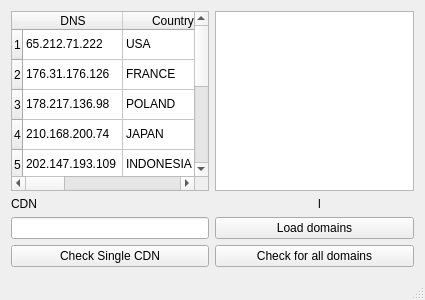
<?xml version="1.0" encoding="UTF-8"?>
<ui version="4.0">
 <class>MainWindow</class>
 <widget class="QMainWindow" name="MainWindow">
  <property name="geometry">
   <rect>
    <x>0</x>
    <y>0</y>
    <width>425</width>
    <height>300</height>
   </rect>
  </property>
  <property name="maximumSize">
   <size>
    <width>16777215</width>
    <height>16777215</height>
   </size>
  </property>
  <property name="windowTitle">
   <string>MainWindow</string>
  </property>
  <widget class="QWidget" name="centralWidget">
   <layout class="QGridLayout" name="gridLayout">
    <item row="0" column="0" rowspan="2">
     <layout class="QVBoxLayout" name="verticalLayout">
      <item>
       <widget class="QTableWidget" name="tableWidget">
        <property name="maximumSize">
         <size>
          <width>700</width>
          <height>16777215</height>
         </size>
        </property>
        <row>
         <property name="text">
          <string>1</string>
         </property>
        </row>
        <row>
         <property name="text">
          <string>2</string>
         </property>
        </row>
        <row>
         <property name="text">
          <string>3</string>
         </property>
        </row>
        <row>
         <property name="text">
          <string>4</string>
         </property>
        </row>
        <row>
         <property name="text">
          <string>5</string>
         </property>
        </row>
        <row>
         <property name="text">
          <string>6</string>
         </property>
        </row>
        <row>
         <property name="text">
          <string>7</string>
         </property>
        </row>
        <row>
         <property name="text">
          <string>8</string>
         </property>
        </row>
        <row>
         <property name="text">
          <string>9</string>
         </property>
        </row>
        <column>
         <property name="text">
          <string>DNS</string>
         </property>
        </column>
        <column>
         <property name="text">
          <string>Country</string>
         </property>
        </column>
        <column>
         <property name="text">
          <string>NS</string>
         </property>
        </column>
        <column>
         <property name="text">
          <string>Address</string>
         </property>
        </column>
        <item row="0" column="0">
         <property name="text">
          <string>65.212.71.222</string>
         </property>
        </item>
        <item row="0" column="1">
         <property name="text">
          <string>USA</string>
         </property>
        </item>
        <item row="0" column="2">
         <property name="text">
          <string>-</string>
         </property>
        </item>
        <item row="0" column="3">
         <property name="text">
          <string>-</string>
         </property>
        </item>
        <item row="1" column="0">
         <property name="text">
          <string>176.31.176.126</string>
         </property>
        </item>
        <item row="1" column="1">
         <property name="text">
          <string>FRANCE</string>
         </property>
        </item>
        <item row="1" column="2">
         <property name="text">
          <string>-</string>
         </property>
        </item>
        <item row="1" column="3">
         <property name="text">
          <string>-</string>
         </property>
        </item>
        <item row="2" column="0">
         <property name="text">
          <string>178.217.136.98</string>
         </property>
        </item>
        <item row="2" column="1">
         <property name="text">
          <string>POLAND</string>
         </property>
        </item>
        <item row="2" column="2">
         <property name="text">
          <string>-</string>
         </property>
        </item>
        <item row="2" column="3">
         <property name="text">
          <string>-</string>
         </property>
        </item>
        <item row="3" column="0">
         <property name="text">
          <string>210.168.200.74</string>
         </property>
        </item>
        <item row="3" column="1">
         <property name="text">
          <string>JAPAN</string>
         </property>
        </item>
        <item row="3" column="2">
         <property name="text">
          <string>-</string>
         </property>
        </item>
        <item row="3" column="3">
         <property name="text">
          <string>-</string>
         </property>
        </item>
        <item row="4" column="0">
         <property name="text">
          <string>202.147.193.109</string>
         </property>
        </item>
        <item row="4" column="1">
         <property name="text">
          <string>INDONESIA</string>
         </property>
        </item>
        <item row="4" column="2">
         <property name="text">
          <string>-</string>
         </property>
        </item>
        <item row="4" column="3">
         <property name="text">
          <string>-</string>
         </property>
        </item>
        <item row="5" column="0">
         <property name="text">
          <string>200.195.180.212</string>
         </property>
        </item>
        <item row="5" column="1">
         <property name="text">
          <string>BRAZIL</string>
         </property>
        </item>
        <item row="5" column="2">
         <property name="text">
          <string>-</string>
         </property>
        </item>
        <item row="5" column="3">
         <property name="text">
          <string>-</string>
         </property>
        </item>
        <item row="6" column="0">
         <property name="text">
          <string>197.44.124.240</string>
         </property>
        </item>
        <item row="6" column="1">
         <property name="text">
          <string>EGYPT</string>
         </property>
        </item>
        <item row="6" column="2">
         <property name="text">
          <string>-</string>
         </property>
        </item>
        <item row="6" column="3">
         <property name="text">
          <string>-</string>
         </property>
        </item>
        <item row="7" column="0">
         <property name="text">
          <string>66.249.145.27</string>
         </property>
        </item>
        <item row="7" column="1">
         <property name="text">
          <string>BARBADOS</string>
         </property>
        </item>
        <item row="7" column="2">
         <property name="text">
          <string>-</string>
         </property>
        </item>
        <item row="7" column="3">
         <property name="text">
          <string>-</string>
         </property>
        </item>
        <item row="8" column="0">
         <property name="text">
          <string>137.59.120.17</string>
         </property>
        </item>
        <item row="8" column="1">
         <property name="text">
          <string>AFGANISTAN</string>
         </property>
        </item>
        <item row="8" column="2">
         <property name="text">
          <string>-</string>
         </property>
        </item>
        <item row="8" column="3">
         <property name="text">
          <string>-</string>
         </property>
        </item>
       </widget>
      </item>
      <item>
       <layout class="QVBoxLayout" name="verticalLayout_2">
        <item>
         <widget class="QLabel" name="labelCDN">
          <property name="text">
           <string>CDN</string>
          </property>
         </widget>
        </item>
        <item>
         <widget class="QLineEdit" name="lineEditHost"/>
        </item>
        <item>
         <widget class="QPushButton" name="buttonCheck">
          <property name="text">
           <string>Check Single CDN</string>
          </property>
         </widget>
        </item>
       </layout>
      </item>
     </layout>
    </item>
    <item row="0" column="1">
     <widget class="QListWidget" name="listWidget">
      <property name="sizePolicy">
       <sizepolicy hsizetype="Expanding" vsizetype="Expanding">
        <horstretch>0</horstretch>
        <verstretch>0</verstretch>
       </sizepolicy>
      </property>
      <property name="maximumSize">
       <size>
        <width>300</width>
        <height>16777215</height>
       </size>
      </property>
     </widget>
    </item>
    <item row="1" column="1">
     <layout class="QVBoxLayout" name="verticalLayout_3">
      <item>
       <layout class="QHBoxLayout" name="horizontalLayout">
        <item>
         <widget class="QLabel" name="labelNaIle">
          <property name="text">
           <string/>
          </property>
         </widget>
        </item>
        <item>
         <widget class="QLabel" name="labelProcentowo">
          <property name="text">
           <string>l</string>
          </property>
         </widget>
        </item>
       </layout>
      </item>
      <item>
       <widget class="QPushButton" name="buttonLoadAndCheckMany">
        <property name="sizePolicy">
         <sizepolicy hsizetype="Minimum" vsizetype="MinimumExpanding">
          <horstretch>0</horstretch>
          <verstretch>0</verstretch>
         </sizepolicy>
        </property>
        <property name="text">
         <string>Load domains</string>
        </property>
       </widget>
      </item>
      <item>
       <widget class="QPushButton" name="buttonCheckManyDomains">
        <property name="text">
         <string>Check for all domains</string>
        </property>
       </widget>
      </item>
     </layout>
    </item>
   </layout>
  </widget>
  <widget class="QMenuBar" name="menuBar">
   <property name="geometry">
    <rect>
     <x>0</x>
     <y>0</y>
     <width>425</width>
     <height>17</height>
    </rect>
   </property>
  </widget>
  <widget class="QStatusBar" name="statusBar"/>
 </widget>
 <layoutdefault spacing="6" margin="11"/>
 <resources/>
 <connections/>
</ui>
